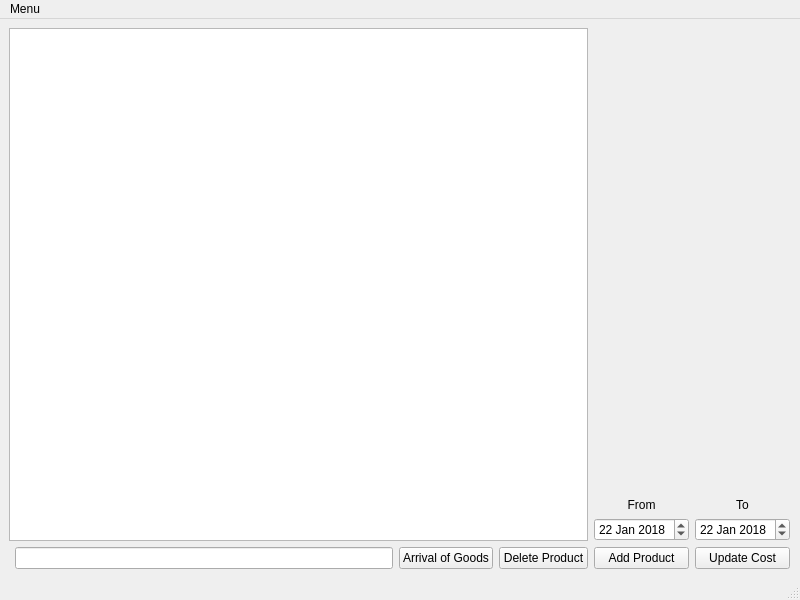
<?xml version="1.0" encoding="UTF-8"?>
<ui version="4.0">
 <class>StorageWindow</class>
 <widget class="QMainWindow" name="StorageWindow">
  <property name="geometry">
   <rect>
    <x>0</x>
    <y>0</y>
    <width>800</width>
    <height>600</height>
   </rect>
  </property>
  <property name="sizePolicy">
   <sizepolicy hsizetype="Fixed" vsizetype="Fixed">
    <horstretch>0</horstretch>
    <verstretch>0</verstretch>
   </sizepolicy>
  </property>
  <property name="windowTitle">
   <string>MainWindow</string>
  </property>
  <widget class="QWidget" name="centralwidget">
   <widget class="QWidget" name="gridLayoutWidget">
    <property name="geometry">
     <rect>
      <x>9</x>
      <y>9</y>
      <width>781</width>
      <height>541</height>
     </rect>
    </property>
    <layout class="QGridLayout" name="gridLayout">
     <item row="0" column="0" rowspan="5" colspan="4">
      <widget class="QTableView" name="tableView">
       <property name="selectionBehavior">
        <enum>QAbstractItemView::SelectRows</enum>
       </property>
      </widget>
     </item>
     <item row="5" column="2">
      <widget class="QPushButton" name="pbArrival">
       <property name="text">
        <string>Arrival of Goods</string>
       </property>
      </widget>
     </item>
     <item row="5" column="3">
      <widget class="QPushButton" name="pbDelete">
       <property name="text">
        <string>Delete Product</string>
       </property>
      </widget>
     </item>
     <item row="5" column="4">
      <widget class="QPushButton" name="pbAdd">
       <property name="text">
        <string>Add Product</string>
       </property>
      </widget>
     </item>
     <item row="1" column="4" rowspan="2" colspan="2">
      <widget class="QLabel" name="lPicture">
       <property name="text">
        <string/>
       </property>
      </widget>
     </item>
     <item row="5" column="5">
      <widget class="QPushButton" name="pbUpdCost">
       <property name="text">
        <string>Update Cost</string>
       </property>
       <property name="flat">
        <bool>false</bool>
       </property>
      </widget>
     </item>
     <item row="5" column="1">
      <widget class="QLineEdit" name="leFilter"/>
     </item>
     <item row="4" column="4">
      <widget class="QDateEdit" name="deFrom">
       <property name="date">
        <date>
         <year>2018</year>
         <month>1</month>
         <day>22</day>
        </date>
       </property>
      </widget>
     </item>
     <item row="4" column="5">
      <widget class="QDateEdit" name="deTo">
       <property name="date">
        <date>
         <year>2018</year>
         <month>1</month>
         <day>22</day>
        </date>
       </property>
      </widget>
     </item>
     <item row="3" column="4">
      <widget class="QLabel" name="lFrom">
       <property name="text">
        <string>From</string>
       </property>
       <property name="alignment">
        <set>Qt::AlignBottom|Qt::AlignHCenter</set>
       </property>
      </widget>
     </item>
     <item row="3" column="5">
      <widget class="QLabel" name="lTo">
       <property name="text">
        <string>To</string>
       </property>
       <property name="alignment">
        <set>Qt::AlignBottom|Qt::AlignHCenter</set>
       </property>
      </widget>
     </item>
    </layout>
   </widget>
  </widget>
  <widget class="QMenuBar" name="menubar">
   <property name="geometry">
    <rect>
     <x>0</x>
     <y>0</y>
     <width>800</width>
     <height>20</height>
    </rect>
   </property>
   <widget class="QMenu" name="menu">
    <property name="title">
     <string>Menu</string>
    </property>
    <addaction name="showProductsAction"/>
    <addaction name="actionStorage"/>
    <addaction name="actionRecipes"/>
   </widget>
   <addaction name="menu"/>
  </widget>
  <widget class="QStatusBar" name="statusbar"/>
  <action name="showProductsAction">
   <property name="text">
    <string>Products</string>
   </property>
  </action>
  <action name="actionStorage">
   <property name="text">
    <string>Storage</string>
   </property>
  </action>
  <action name="actionRecipes">
   <property name="text">
    <string>Recipes</string>
   </property>
  </action>
 </widget>
 <resources/>
 <connections/>
</ui>
